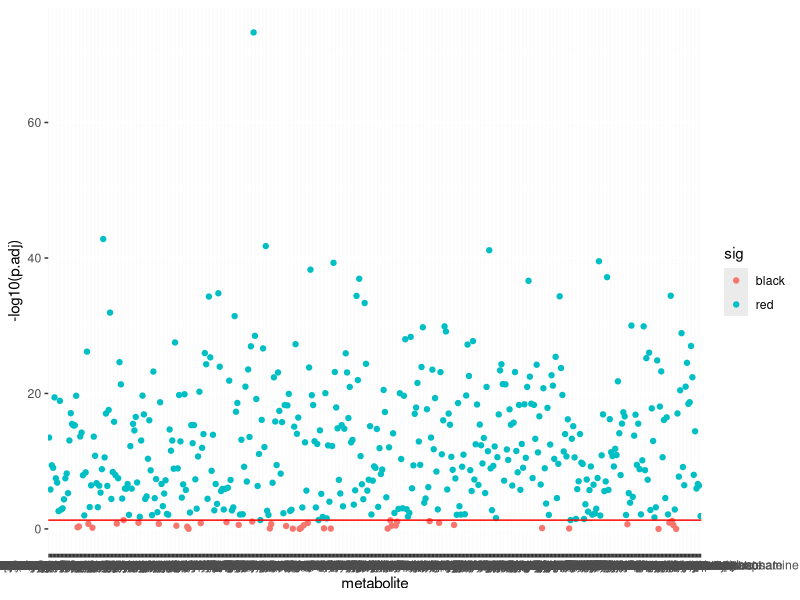

The R script that drew this image:
## ---- chunk 1
library(dplyr)
library(readr)
library(tidyr)
library(car)
dat <- read_csv("DMSO_clean_data.csv")
dat.tidy <-
  dat %>%
  gather(metabolite, intensity, -Organ, -Treatment, -`Sample ID`) %>%
  mutate(
         Treatment = relevel(as.factor(Treatment), ref = "Control PBS"))
sp <- split(dat.tidy, f = dat.tidy$metabolite)
ps <- 
  lapply(sp, function(x){
  mod <- lm(intensity ~ Treatment, data = x)
  mod.anova <- Anova(mod, type = "III")
  p <- mod.anova$`Pr(>F)`[1]
  return(p)
})
ps.vec <- do.call(rbind, ps)
ps.adj <- p.adjust(ps.vec, method = "BH")
results <-
  data_frame(metabolite = row.names(ps.vec),
             p.raw = ps.vec[,1],
             p.adj = ps.adj,
             sig = ifelse(p.adj < 0.05, "red", "black"))
results.sig <-
  results %>%
  filter(p.adj <= 0.05)
library(ggplot2)
results %>%
  ggplot(aes(x = metabolite, y = -log10(p.adj), color = sig)) +
  geom_point() +
  geom_hline(yintercept = -log10(0.05), color = 'red')
